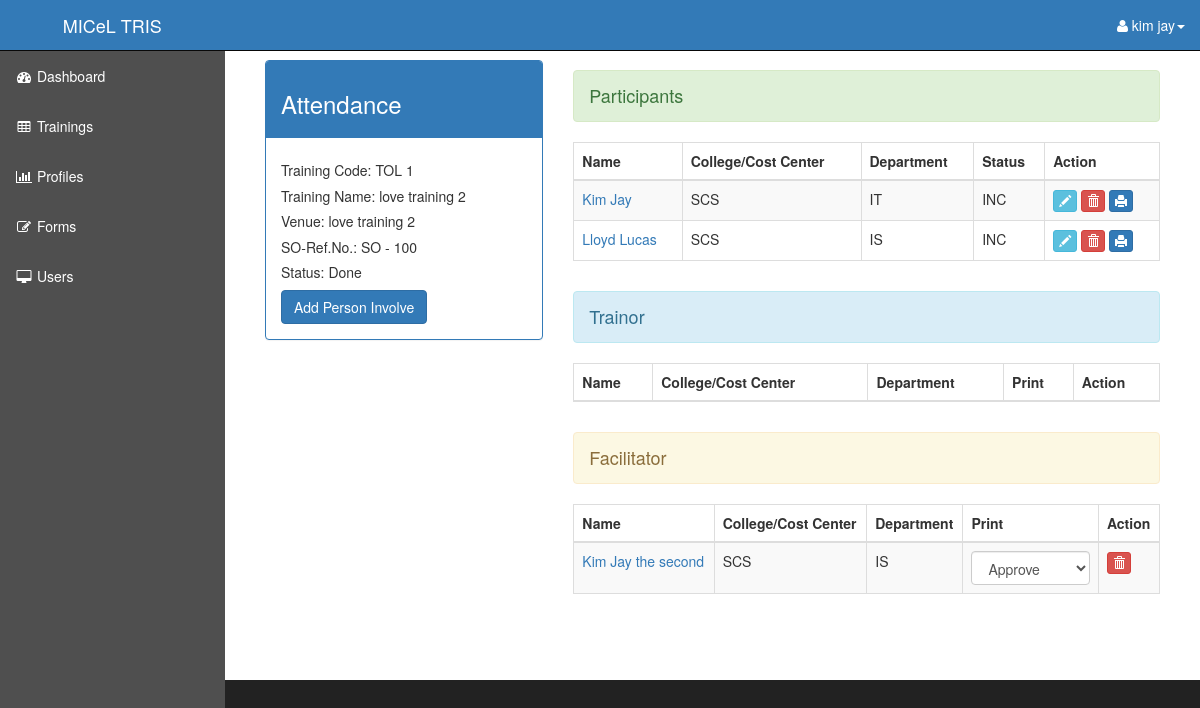
Page /attendance.php?id=4 (signed in) on the committed database.
### tables this page shows
CREATE TABLE IF NOT EXISTS `so` (
  `so_id` int(11) NOT NULL AUTO_INCREMENT,
  `training_id` int(11) NOT NULL,
  `ref_no` varchar(40) DEFAULT NULL,
  `details` longblob,
  PRIMARY KEY (`so_id`),
  KEY `Trainings_SO` (`training_id`)
);

CREATE TABLE IF NOT EXISTS `trainings` (
  `training_id` int(11) NOT NULL AUTO_INCREMENT,
  `user_id` int(11) NOT NULL,
  `training_code` varchar(40) DEFAULT NULL,
  `title` varchar(40) DEFAULT NULL,
  `venue` varchar(40) DEFAULT NULL,
  `status` varchar(40) DEFAULT NULL,
  `number_of_hours` int(11) DEFAULT NULL,
  PRIMARY KEY (`training_id`),
  KEY `Users_Trainings` (`user_id`)
);

CREATE TABLE IF NOT EXISTS `training_details` (
  `training_id` int(11) NOT NULL,
  `person_involve_id` int(11) NOT NULL,
  `status` char(40) DEFAULT NULL,
  PRIMARY KEY (`training_id`,`person_involve_id`),
  KEY `Person_Involve_Training_Details` (`person_involve_id`)
);

CREATE TABLE IF NOT EXISTS `person_involve` (
  `person_involve_id` int(11) NOT NULL AUTO_INCREMENT,
  `name` varchar(40) DEFAULT NULL,
  `college_center` varchar(40) DEFAULT NULL,
  `dept` varchar(40) DEFAULT NULL,
  `contact` varchar(40) DEFAULT NULL,
  `email` varchar(40) DEFAULT NULL,
  `pos` varchar(40) DEFAULT NULL,
  `image_name` varchar(40) DEFAULT NULL,
  `picture` longblob,
  PRIMARY KEY (`person_involve_id`)
);

### lib/attendance_date.php (called while the page is built, shortened)
<?php
if(!isset($_GET['id'])){
	header("Location: ../trainings.php");
} else {
	$id  = $_GET['id'];
}
?>

### lib/attendance.php (the view, shortened to what this page needs)
<?php
if(isset($_GET['id'])){
	$res = mysql_query("SELECT `title`,max(`date`) as date,`person_involve`.`person_involve_id` as person_id,`name`,`college_center`,`dept`, `training_details`.`status`
							FROM `training_details`,`person_involve`,`trainings`,`training_schedule`
							WHERE `training_details`.`training_id` = $id AND
									`person_involve`.`person_involve_id` = `training_details`.`person_involve_id` AND
									`trainings`.`training_id` = $id AND
									`training_schedule`.`training_id` = $id
									GROUP BY `person_involve`.`person_involve_id`;
								");
	while ($row = mysql_fetch_assoc($res)) {
		$p_id = $row['person_id'];
		$name_Text = $row['name'];
		$date = date("dS F Y ",strtotime($row['date']));
		$array = explode(" ",$date);
		echo "<tr>
			<td>
			<a href='profile.php?id=".$p_id."' >".$name_Text."</td>
			<td>".$row['college_center']."</td>
			<td>".$row['dept']."</td>
			<td>".$row['status']."</td>
			<td>
				<button  title='Check Attendance' onclick='edit(".$p_id.",\"".$name_Text."\",$id)' data-toggle='modal' data-target='#modal2' class='btn btn-info btn-xs' aria-label='Left Align'><span class='glyphicon glyphicon-pencil' aria-hidden='true'></span></button>
				<a data-toggle='tooltip' title='Delete' onclick=\"return confirm('Are you want to delete?')\" href='lib/removeParticipant.php?id=".$id."&participant=".$row['person_id']."' type='button' class='btn btn-danger btn-xs' aria-label='Left Align'>
				 <span class='glyphicon glyphicon-trash' aria-hidden='true'></span>
			  </a>
			  <a data-toggle='tooltip' href='certificate.php?training=".$row['title']."&name=".$row['name']."&day=".$array[0]."&month=".$array[1]."&year=".$array[2]."' title='Print Certificate' class='btn btn-primary btn-xs' aria-label='Left Align'><span class='glyphicon glyphicon-print' aria-hidden='true'></span></a>
		  </td>
		</tr>";
	}
}
?>

### lib/training_information.php (shortened to what this page needs)
<?php
$res = mysql_query("SELECT `title`, `training_code`, `venue`,`status`,`ref_no` FROM `trainings`,`so` WHERE  `trainings`.`training_id` = $id AND `so`.`training_id` = `trainings`.`training_id`;");
$row = mysql_fetch_assoc($res);
echo "
 <h5>Training Code: ".$row['training_code']."</h5>
 <h5>Training Name: ".$row['title']."</h5>
  <h5>Venue: ".$row['venue']."</h5>
  <h5>SO-Ref.No.: ".$row['ref_no']."</h5>
  <h5>Status: ".$row['status']."</h5>
";
?>

### lib/attendance_facilitator.php (shortened to what this page needs)
<?php
$res = mysql_query("SELECT `person_involve`.`person_involve_id` as person_id,`name`,`college_center`,`dept` FROM `training_team`,`person_involve` WHERE `training_team`.`training_id` = $id AND `person_involve`.`person_involve_id` = `training_team`.`person_involve_id` AND
									`training_team`.`role_id` = 2
");
while ($row = mysql_fetch_assoc($res)) {
		$p_id = $row['person_id'];
		echo "<tr>
			<td>
			<a href='profile.php?id=".$p_id."' >".$row['name']."</td>
			<td>".$row['college_center']."</td>
			<td>".$row['dept']."</td>
			<td><select class='form-control'>
				<option>Approve</option>
				<option>Disapprove</option>
			</select></td>
			<td>
				<a data-toggle='tooltip' title='Delete'  onclick=\"return confirm('Are you want to delete?')\"  href='lib/removeParticipant.php?id=".$id."&participant=".$row['person_id']."&role=2' type='button' class='btn btn-danger btn-xs' aria-label='Left Align'>
				 <span class='glyphicon glyphicon-trash' aria-hidden='true'></span>
			  </a>
		  </td>
		</tr>";
}
?>

### css/sb-admin.css (style rules this page uses)
body { margin-top: 100px; background-color: #222; }
@media (min-width:768px) { body { margin-top: 50px; } }

### rows in the picture
so: training.training_code "TOL 1", training.title "love training 2", training.venue "love training 2", ref_no "SO - 100", training.status "Done"
training_details: person_involve.name "Kim Jay", person_involve.college_center "SCS", person_involve.dept "IT", status "INC"
training_details: person_involve.name "Lloyd Lucas", person_involve.college_center "SCS", person_involve.dept "IS", status "INC"
person_involve: name "Kim Jay the second", college_center "SCS", dept "IS"

### other values in the picture
$_SESSION['fullname'] "kim jay"
